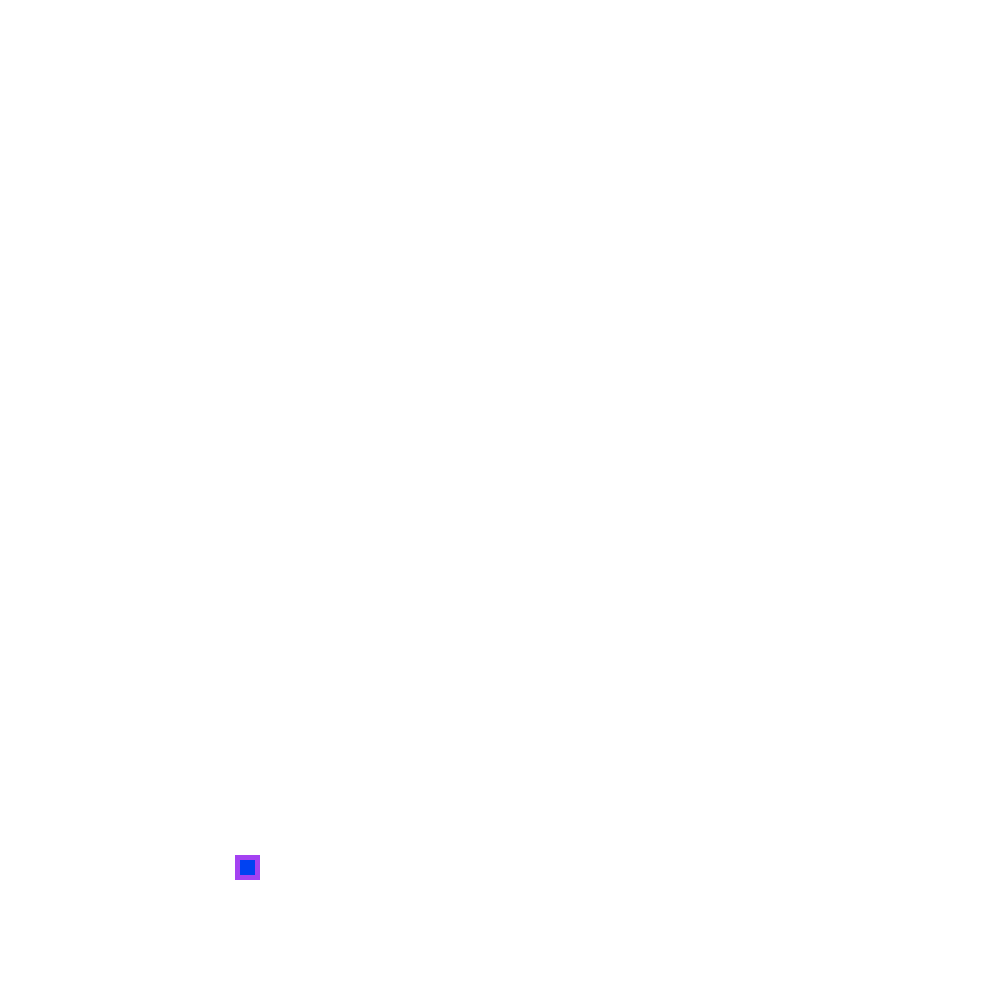
Frame 1 (no input)
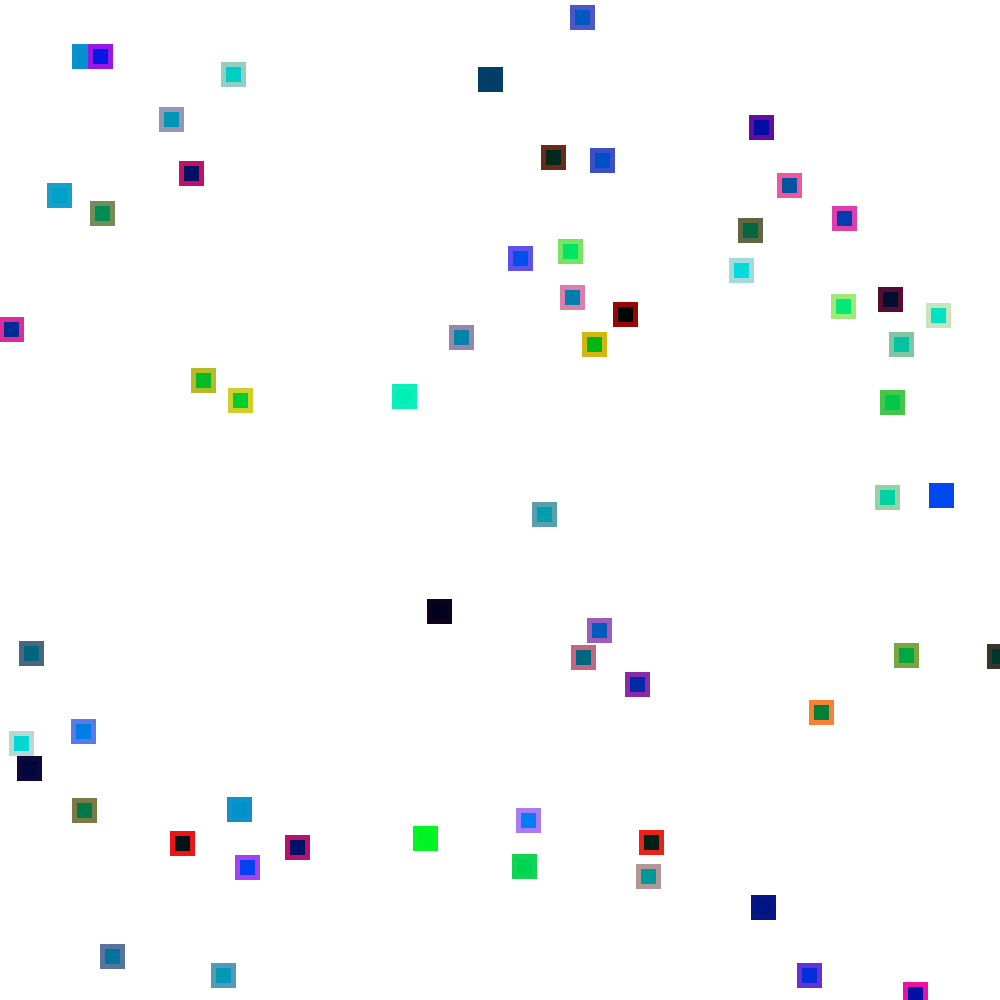
Frame 60 (the mouse pressed at the canvas centre just before this capture)
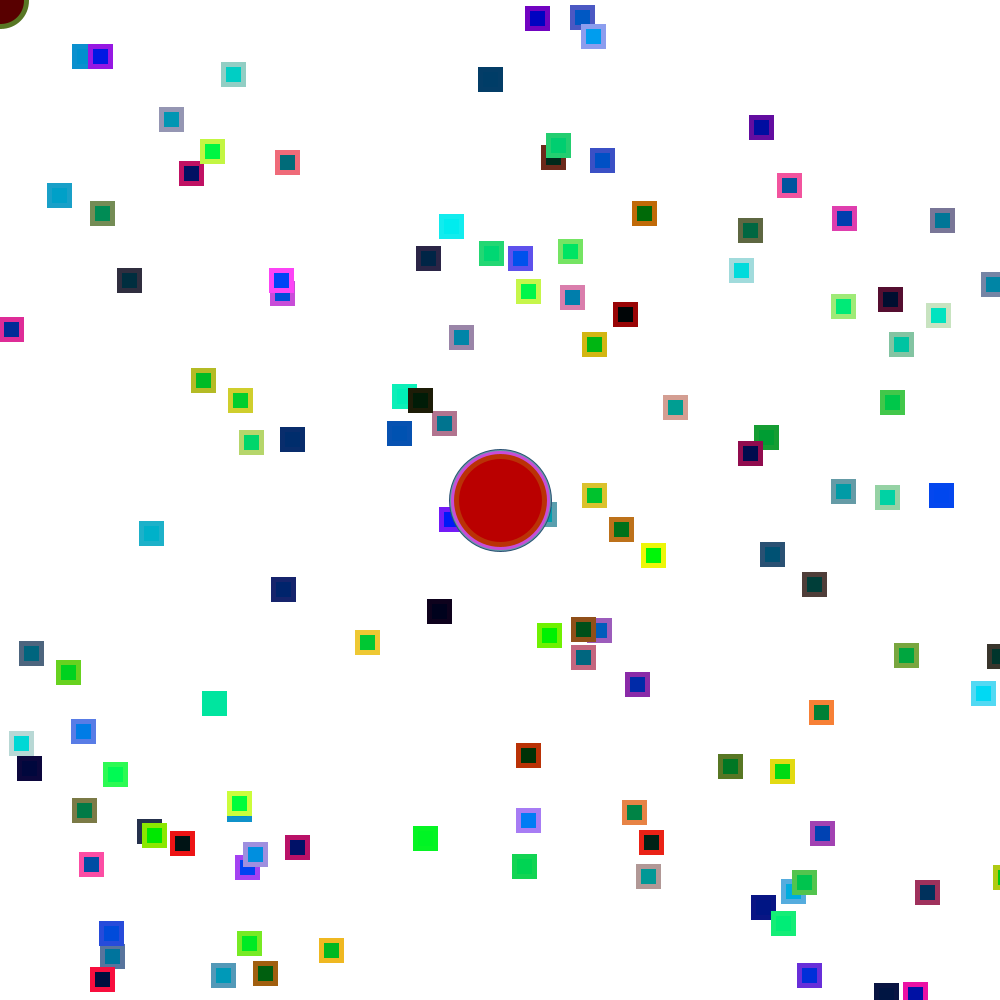
Frame 120 (the mouse held since frame 60 and released just before this capture)

The Processing sketch that drew these frames (run headless with seeded random() and noise(); from frame 60 on, the mouse is pressed at the canvas centre):

// Processing sketch: SS2_random_dancing
// ── SS2_random_dancing.pde
// Isaias Acosta "random Dancing"
//random squares and when you press 
//on the mouse you leave a trail of random circles


float r;
float g;
float b;
float a;
float x;
float y;






void setup(){
  size(1000,1000);
  background(255);
}

void draw(){
  /*background(255);
  
  if(mouseX > width/2){
    r = r + 255;
    background(r,200,200);
  }else{
    r = r - 255;
  }
  
   if (mouseY > height/2) {
    g = g + 255;
    background(200,g,200);
  }else{
    g = g - 255;
  }
  */
  
  
  r = random(255);
  g = random(255);
  b = random(255);
  x = random(width);
  y = random(height); 
  
  fill(255);
  float w = random(125,800);
  fill (0,g,b);
  stroke(r,g,b);
  strokeWeight(5);
  rect(x,y,20,20);
  
  if (mousePressed){
    fill(r,0,0);
    
    int z = int(random(50,100));
    circle(pmouseX,pmouseY,z);
  }
  
  
  
  
}


  //int m = int(random(500,600));
  //rect(m,m,50,50);
  
